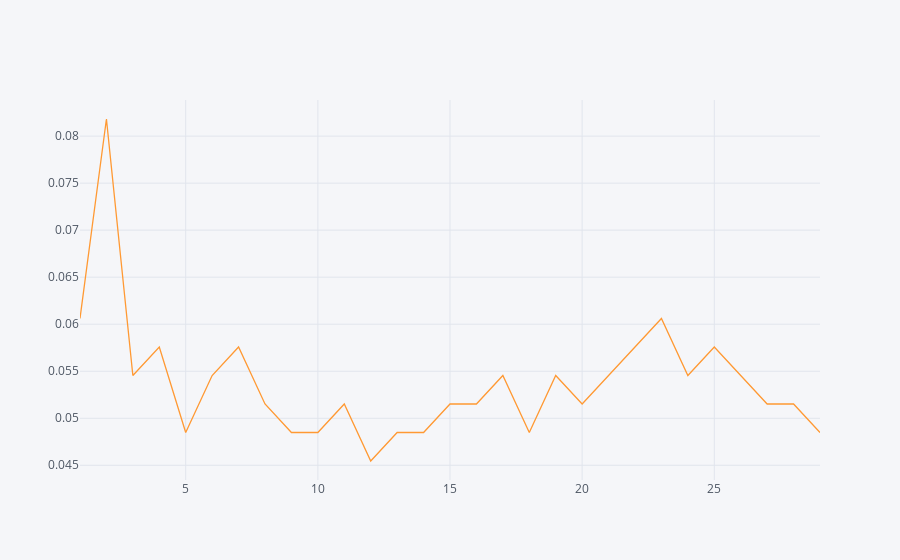

Source (notebook cell):
### Code cell
pd1.iplot(x='K',y='Error',kind='scatter')

### Figure 1 — Plotly figure (JSON) as saved in the notebook; plotly's stock layout.template omitted (floating-point values rounded to 4 significant figures)
{"data": [{"line": {"color": "rgba(255, 153, 51, 1.0)", "dash": "solid", "shape": "linear", "width": 1.3}, "mode": "lines", "name": "Error", "text": "", "type": "scatter", "x": [1, 2, 3, 4, 5, 6, 7, 8, 9, 10, 11, 12, 13, 14, 15, 16, 17, 18, 19, 20, 21, 22, 23, 24, 25, 26, 27, 28, 29], "y": [0.06061, 0.08182, 0.05455, 0.05758, 0.04848, 0.05455, 0.05758, 0.05152, 0.04848, 0.04848, 0.05152, 0.04545, 0.04848, 0.04848, 0.05152, 0.05152, 0.05455, 0.04848, 0.05455, 0.05152, 0.05455, 0.05758, 0.06061, 0.05455, 0.05758, 0.05455, 0.05152, 0.05152, 0.04848]}], "layout": {"legend": {"bgcolor": "#F5F6F9", "font": {"color": "#4D5663"}}, "paper_bgcolor": "#F5F6F9", "plot_bgcolor": "#F5F6F9", "title": {"font": {"color": "#4D5663"}}, "xaxis": {"gridcolor": "#E1E5ED", "showgrid": true, "tickfont": {"color": "#4D5663"}, "title": {"font": {"color": "#4D5663"}, "text": ""}, "zerolinecolor": "#E1E5ED"}, "yaxis": {"gridcolor": "#E1E5ED", "showgrid": true, "tickfont": {"color": "#4D5663"}, "title": {"font": {"color": "#4D5663"}, "text": ""}, "zerolinecolor": "#E1E5ED"}}}
